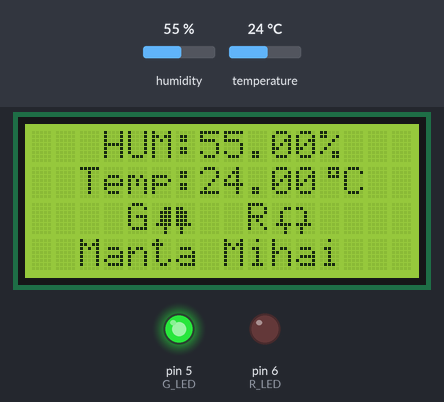
The sketch below on a simulated Arduino Uno, built with avr-gcc and run on an emulated ATmega328P. On the bench: 16×4 character LCD, output pins drawn as LEDs (lit = HIGH). Inputs (shaded band) come from the test bench; at power-on: temperature 24 °C, humidity 55 %. What the sketch prints to the serial monitor is not drawn.

Above: at 1.3 s.
1.4 s: temperature set to 33 °C
At 3.4 s:
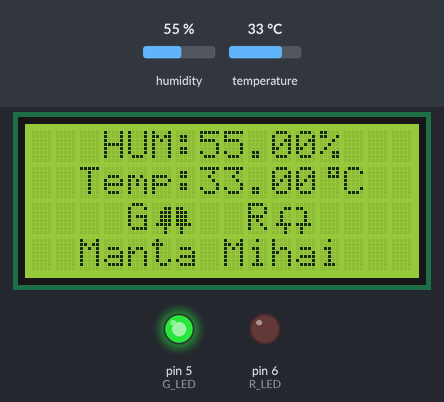
4.3 s: temperature set to 36 °C
At 5.4 s:
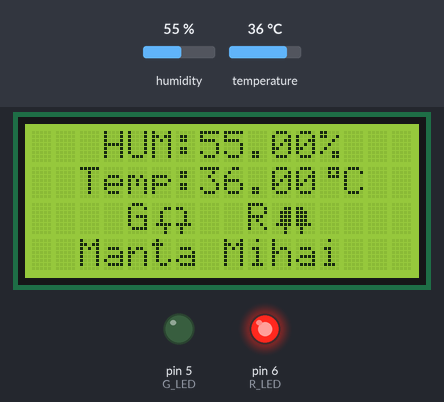
7.2 s: humidity set to 22 %
At 9.9 s:
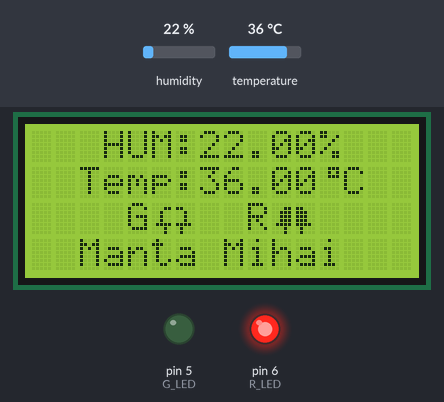
10.2 s: humidity set to 40 %
At 12.2 s:
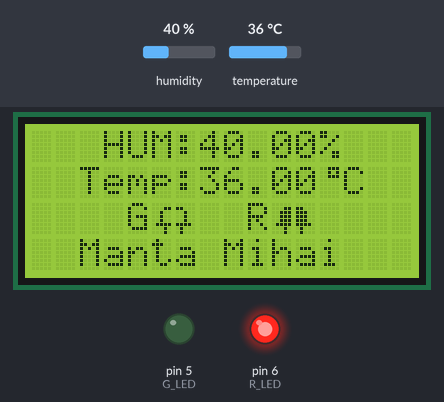
Timing chart, 0 to 13.7 s (numbered marks = the images above; inputs shaded):
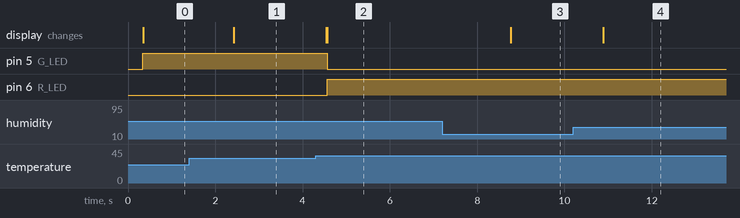

Measured:
- the behaviour switches between 34 and 35 °C on temperature (found by bisection; images 1 and 2)
- after the input at 1.4 s, the display: changes after 1.0 s (image 1)
- after the input at 4.3 s, pin 5 (G_LED): HIGH → LOW after 0.27 s; pin 6 (R_LED): LOW → HIGH after 0.27 s; the display: first changes after 0.24 s (image 2 shows a later state)
- after the input at 7.2 s, the display: changes after 1.6 s (image 3)
- after the input at 10.2 s, the display: changes after 0.69 s (image 4)

The sketch:

Proiect_PM.ino
```cpp
#include  <DHT.h> ;
#include  <LiquidCrystal_I2C.h> ;
#include  <Wire.h> ;

#define  DHTPIN 7
#define DHTTYPE DHT11
#define R_LED 6
#define G_LED 5

DHT dht(DHTPIN, DHTTYPE);

LiquidCrystal_I2C lcd(0x27,20,4);


int chk;
float hum;
float temp;
const int TEMP_THRESHOLD_UPPER = 35;
const int TEMP_THRESHOLD_LOWER = 35;


byte grade[8] ={0b00111,0b00101,0b00111,0b00000,0b00000,0b00000,0b00000,0b00000};

byte Led_OFF_ST[8] ={0b00000,0b00011,0b00100,0b00100,0b00100,0b01111,0b00010,0b00010};

byte Led_OFF_DR[8] ={0b00000,0b11000,0b00100,0b00100,0b00100,0b11110,0b01000,0b01000};

byte Led_ON_ST[8] ={0b00000,0b00011,0b00111,0b00111,0b00111,0b01111,0b00010,0b00010};

byte Led_ON_DR[8] ={0b00000,0b11000,0b11100,0b11100,0b11100,0b11110,0b01000,0b01000};


void setup()
{
  Serial.begin(9600);
  lcd.init();
  lcd.begin(16,4);
  dht.begin();
  lcd.backlight();
  lcd.setBacklight(HIGH);

  pinMode(R_LED, OUTPUT);
  pinMode(G_LED, OUTPUT);
  lcd.createChar(1, grade);
  lcd.createChar(2, Led_OFF_ST);
  lcd.createChar(3, Led_OFF_DR);
  lcd.createChar(4, Led_ON_ST);
  lcd.createChar(5, Led_ON_DR);
}

void  loop()
{
  delay(100);

    hum = dht.readHumidity();
    temp= dht.readTemperature();

    lcd.setCursor(3,0);
    lcd.print("HUM:");
    lcd.print(hum);
    lcd.print("%");
    lcd.setCursor(2,1);
    lcd.print("Temp:");
    lcd.print(temp);
    lcd.write(byte(1));
    lcd.print("C");


    delay(10);


    if(temp < TEMP_THRESHOLD_UPPER){
    lcd.setCursor(0,2);
    lcd.print("G");
    lcd.write(byte(4));
    lcd.write(byte(5));

    lcd.setCursor(5,2);
    lcd.print("R");
    lcd.write(byte(2));
    lcd.write(byte(3));
    }
    else if(temp >= TEMP_THRESHOLD_LOWER){
    lcd.setCursor(0,2);
    lcd.print("G");
    lcd.write(byte(2));
    lcd.write(byte(3));

    lcd.setCursor(5,2);
    lcd.print("R");
    lcd.write(byte(4));
    lcd.write(byte(5));
    }

    delay(10);


    if(temp >= TEMP_THRESHOLD_UPPER){
      Serial.println("Red_led_High");
      digitalWrite(R_LED, HIGH);
      digitalWrite(G_LED, LOW);
    } else if(temp < TEMP_THRESHOLD_LOWER){
      Serial.println("Green_led_High");
      digitalWrite(R_LED, LOW);
      digitalWrite(G_LED, HIGH);
    }

    lcd.setCursor(-2, 3);
    lcd.print("Manta Mihai");
}
```
